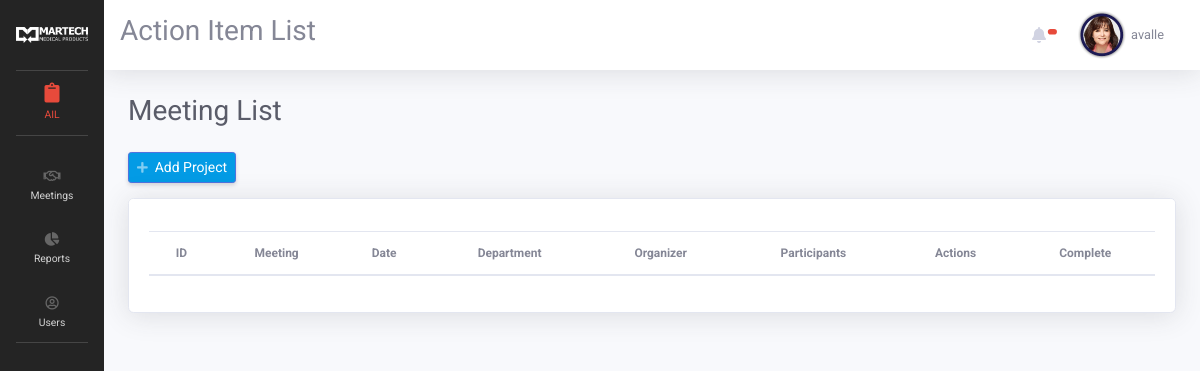
The app's page /ailApp/index.php?page=meeting_list (signed in), older data.
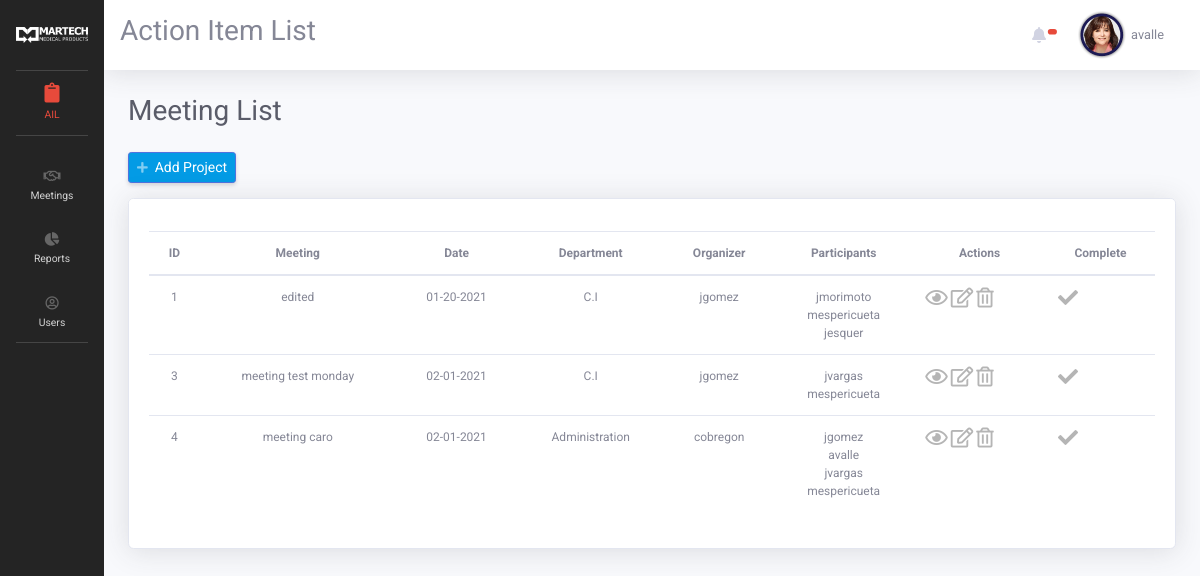
The same page, newer data.
### tables this page shows
CREATE TABLE `meetings` (
  `meeting_id` int(11) NOT NULL,
  `meeting_department_id` int(11) NOT NULL,
  `meeting_name` varchar(255) NOT NULL,
  `meeting_date` date NOT NULL,
  `meeting_active` int(1) NOT NULL DEFAULT 1,
  `meeting_complete` int(1) NOT NULL,
  `meeting_user_id` int(11) NOT NULL
);

CREATE TABLE `departments` (
  `department_id` int(11) NOT NULL,
  `department_name` varchar(255) NOT NULL,
  `department_active` int(1) NOT NULL DEFAULT 1
);

CREATE TABLE `users` (
  `user_id` int(11) NOT NULL COMMENT 'auto incrementing user_id of each user, unique index',
  `user_name` varchar(64) NOT NULL COMMENT 'user''s name, unique',
  `user_password_hash` varchar(255) NOT NULL COMMENT 'user''s password in salted and hashed format',
  `user_email` varchar(64) NOT NULL COMMENT 'user''s email, unique',
  `user_first_name` varchar(255) DEFAULT NULL,
  `user_last_name` varchar(255) DEFAULT NULL,
  `user_employee_number` varchar(255) DEFAULT NULL,
  `user_department` int(11) NOT NULL,
  `user_date` datetime DEFAULT NULL,
  `user_last_update` timestamp NOT NULL DEFAULT current_timestamp() ON UPDATE current_timestamp(),
  `user_phone` varchar(25) DEFAULT NULL,
  `user_areacode` varchar(5) DEFAULT NULL,
  `user_level` int(1) NOT NULL DEFAULT 0,
  `user_image` varchar(255) NOT NULL DEFAULT 'uploads/user_img/noimage.png',
  `user_locked` int(1) NOT NULL DEFAULT 0,
  `user_suspend` int(1) NOT NULL DEFAULT 0,
  `user_active` int(1) NOT NULL DEFAULT 1
);

CREATE TABLE `meeting_attendees` (
  `meeting_attendee_id` int(11) NOT NULL,
  `m_a_meeting_id` int(11) NOT NULL,
  `meeting_user_id` int(11) NOT NULL
);

### ailApp/classes/Login.php (called while the page is built, shortened)
<?php
class Login
{
    public function isQuatroAppUserLoggedIn()
    {
        if (isset($_SESSION['quatroapp_user_login_status']) AND $_SESSION['quatroapp_user_login_status'] == 1) {
            return true;
        }
        return false;
    }
}

### ailApp/settings/settings.php (called while the page is built, shortened)
<?php
if(isset($_GET['page']))
    $page = $_GET['page'];
else
    $page = "";
if($page == "andon_sites" || $page == "trained_supervisor" || $page == "project_list" || $page == "project_view" || $page == "view_update" || $page == "report")
{
    $datatablesop = 2;
}
else
{
    $datatablesop = 1;
}
?>

### ailApp/views/pages/meetings/meeting_list.php (the view, shortened to what this page needs)
<h1 class="h3 mb-4 text-gray-800">Meeting List</h1>
<div style="margin-bottom:15px;">
    <a  href="index.php?page=meeting_add" id="add-newuser" class="d-none d-sm-inline-block btn btn-sm btn-primary shadow-sm" ><i class="fas fa-plus fa-sm text-white-50"></i>&nbsp;&nbsp;Add Project</a>
</div>
<div class="card shadow mb-4">
    <div class="card-header py-3">
    </div>
        <div class="card-body">
            <div style="margin-top:-20px;" class="table-responsive">
            <table  style="font-size: 14px; vertical-align:middle; " class="table  order-column " id="dataTableExcel" width="100%" cellspacing="0">
                <thead style="text-align:center;">
                <tr>
                    <th>ID</th>
                    <th>Meeting</th>
                    <th>Date</th>
                    <th>Department</th>
                    <th>Organizer</th>
                    <th>Participants</th>
                    <th>Actions</th>
                    <th>Complete</th>
                </tr>
                </thead>
                <tbody>
                    <?php
                    if($_SESSION['quatroapp_user_level'] >= 1)
                    {
                        $query = "SELECT * FROM meetings
                        LEFT JOIN departments ON meetings.meeting_department_id = departments.department_id
                        LEFT JOIN users as owner ON meetings.meeting_user_id = owner.user_id
                        WHERE meeting_active = 1 ";
                    }
                    $result = mysqli_query($connection, $query);
                    while($row = mysqli_fetch_array($result)):
                    ?>
                        <tr>
                            <td style="text-align: center;"><?php echo $row['meeting_id'];  ?></td>
                            <td style="text-align: center;"><?php echo $row['meeting_name'];  ?></td>
                            <td style="text-align: center;"><?php echo date('m-d-Y', strtotime($row['meeting_date']));  ?></td>
                            <td style="text-align: center;"><?php echo $row['department_name'];  ?></td>
                            <td style="text-align: center;"><?php echo $row['user_name'];  ?></td>
                            <td style="text-align: center;">
                                <?php
                                    $participants = "SELECT * FROM meeting_attendees
                                    LEFT JOIN users ON meeting_attendees.meeting_user_id = users.user_id
                                    WHERE m_a_meeting_id = {$row['meeting_id']}";
                                    $run_participants = mysqli_query($connection, $participants);
                                    while($row_participants = mysqli_fetch_array($run_participants)):
                                ?>
                                    <?php echo $row_participants['user_name']; ?><br>
                                <?php
                                    endwhile;
                                ?>
                            </td>
                            <td>
                                <a href='index.php?page=meeting_view&meeting_id=<?php echo $row['meeting_id']?>'  class=''  data-cat-name='{$row['user_name']}' data-cat-id='{$row['user_id']}'><i data-toggle='tooltip' data-placement='left' title='View Meeting' style='font-size: 20px; color:#b5b5b5' class='far fa-eye options'></i></a>
                                <a href='index.php?page=meeting_edit&meeting_id=<?php echo $row['meeting_id']?>'  class=''  data-cat-name='{$row['user_name']}' data-cat-id='{$row['user_id']}'><i data-toggle='tooltip' data-placement='left' title='Edit Meeting' style='font-size: 20px; color:#b5b5b5' class='far fa-edit options'></i></a>
                                <a href='index.php?page=meeting_delete&meeting_id=<?php echo $row['meeting_id']?>'  class=''  data-cat-name='{$row['user_name']}' data-cat-id='{$row['user_id']}'><i data-toggle='tooltip' data-placement='left' title='Delete Meeting' style='font-size: 20px; color:#b5b5b5' class='far fa-trash-alt options'></i></a>
                            </td>
                            <td>
                                <a href='index.php?page=meeting_complete&meeting_id=<?php echo $row['meeting_id']?>'  class=''  data-cat-name='{$row['user_name']}' data-cat-id='{$row['user_id']}'><i data-toggle='tooltip' data-placement='left' title='Mark as completed' style='font-size: 20px; color:#b5b5b5' class='fas fa-check options2'></i></a>
                            </td>
                        </tr>
                    <?php endwhile; ?>
                </tbody>
            </table>
        </div>
    </div>
</div>

### ailApp/index.php (shortened to what this page needs)
<?php
require_once("settings/settings.php");
require_once("classes/Login.php");
$login = new Login();
if ($login->isQuatroAppUserLoggedIn() == true)
{
    include("views/logged_in.php");
}
else
{
    include("views/not_logged_in.php");
}

### ailApp/views/includes/header.php (shortened to what this page needs)
<!DOCTYPE html>
<html lang="en">
<head>
  <link href="views/assets/vendor/fontawesome-free/css/all.min.css" rel="stylesheet" type="text/css">
  <link href="views/assets/css/sb-admin-2.css" rel="stylesheet">
  <?php
  if($datatablesop == 2):
  ?>
  <link href="views/assets/vendor/datatablesbutton/datatables.css" rel="stylesheet">
  <link href="views/assets/vendor/datatablesbutton/buttons.css" rel="stylesheet">
  <link href="views/assets/vendor/datatables/fixed.css" rel="stylesheet">
  <?php else: ?>
  <link href="views/assets/vendor/datatables/dataTables.bootstrap4.css" rel="stylesheet">
  <?php endif; ?>
  <link href="views/assets/vendor/datepicker/css/bootstrap-datepicker.css" rel="stylesheet">
  <link href="views/assets/vendor/dropzone/dropzone.css" rel="stylesheet">
  <link href="views/assets/vendor/dropzone/basic.css" rel="stylesheet">
  <link href="views/assets/vendor/bootstrap-slider/slider.css" rel="stylesheet">
  <link href="https://cdn.jsdelivr.net/npm/select2@4.1.0-beta.1/dist/css/select2.min.css" rel="stylesheet" />
</head>

### ailApp/views/includes/sidebar.php (shortened to what this page needs)
<body id="page-top">
  <div id="wrapper">
    <ul class="navbar-nav bg-dark-s sidebar sidebar-dark accordion toggled" id="accordionSidebar">
      <a class="sidebar-brand d-flex align-items-center justify-content-center" href="index.php">
        <img class="img-fluid" src="views/assets/img/Martechlogo.png">
      </a>
      <hr class="sidebar-divider my-0">
      <li class="nav-item">
        <a class="nav-link text-danger" href="index.php">
        <i style="font-size: 20px;" class='fas fa-clipboard text-danger'></i>
          <span>AIL</span></a>
      </li>
      <hr class="sidebar-divider">
      <li class="nav-item">
        <a class="nav-link collapsed" href="#" data-toggle="collapse" data-target="#andonRespond" aria-expanded="true" aria-controls="collapseTwo">
        <i class="far fa-handshake"></i>
        <span>Meetings</span>
        </a>
      </li>
      <li class="nav-item">
        <a class="nav-link collapsed" href="#" data-toggle="collapse" data-target="#andonReports" aria-expanded="true" aria-controls="collapseTwo">
        <i class="fas fa-chart-pie"></i>
        <span>Reports</span>
        </a>
      </li>
      <?php
      if($_SESSION['quatroapp_user_level'] >= 1):
      ?>
      <li class="nav-item">
        <a class="nav-link collapsed" href="#" data-toggle="collapse" data-target="#users" aria-expanded="true" aria-controls="collapseTwo">
        <i class="far fa-user-circle"></i>
        <span>Users</span>
        </a>
      </li>
      <?php
      endif;
      ?>
      <hr class="sidebar-divider d-none d-md-block">
    </ul>

### ailApp/views/includes/topbar.php (shortened to what this page needs)
<div id="content-wrapper" class="d-flex flex-column">
<div id="content">
  <nav class="navbar navbar-expand navbar-light bg-white topbar mb-4 static-top shadow">
    <h3>Action Item List</h3>
    <ul class="navbar-nav ml-auto">
      <li class="nav-item dropdown no-arrow mx-1">
        <a class="nav-link dropdown-toggle" href="#" id="alertsDropdown" role="button" data-toggle="dropdown" aria-haspopup="true" aria-expanded="false">
          <i class="fas fa-bell fa-fw"></i>
          <span style="font-size: 16px;" class="badge badge-danger badge-counter"><div id="alert-num"></div></span>
        </a>
      </li>
      <li class="nav-item dropdown no-arrow">
        <a class="nav-link dropdown-toggle" href="#" id="userDropdown" role="button" data-toggle="dropdown" aria-haspopup="true" aria-expanded="false">
          <img style="width: 50px; height:auto;" class="img-profile rounded-circle" src="<?php echo $_SESSION['quatroapp_user_image'] ?>">&nbsp;
          <span class="mr-2 d-none d-lg-inline text-gray-600 small"><?php echo $_SESSION['quatroapp_user_name']; ?></span>
        </a>
      </li>
    </ul>
  </nav>
  <div class="container-fluid">

### ailApp/views/logged_in.php (shortened to what this page needs)
<?php
require_once("views/includes/header.php");
require_once("views/includes/sidebar.php");
require_once("views/includes/topbar.php");
switch($page)
{
    case "meeting_list":
        include("pages/meetings/meeting_list.php");
    break;
}
require_once("views/includes/footer.php"); ?>

### ailApp/views/includes/footer.php (shortened to what this page needs)
</div>
      </div>
    </div>
  </div>
</body>
</html>

### ailApp/views/includes/header.php (style rules this page uses)
body { font-family: 'Roboto', sans-serif; }
tr { font-size: 12px; }
.btn-primary { background-color: #039be5; }
.table-responsive { width: 100%; }
.card-header { background-color: #fff; border-bottom: #fff; }
td { vertical-align: middle; }
.bg-dark-s { background-color: #242424; }

Row changes from the older to the newer data that the page shows:
added meetings: meeting_id "1", meeting_name "edited", meeting_date "01-20-2021", departments.department_name "C.I", users.user_name "jgomez"
added meeting_attendees: users.user_name "jmorimoto", shown under "1"
added meeting_attendees: users.user_name "mespericueta", shown under "1"
added meeting_attendees: users.user_name "jesquer", shown under "1"
added meetings: meeting_id "3", meeting_name "meeting test monday", meeting_date "02-01-2021", departments.department_name "C.I", users.user_name "jgomez"
added meeting_attendees: users.user_name "jvargas", shown under "3"
added meeting_attendees: users.user_name "mespericueta", shown under "3"
added meetings: meeting_id "4", meeting_name "meeting caro", meeting_date "02-01-2021", departments.department_name "Administration", users.user_name "cobregon"
added meeting_attendees: users.user_name "jgomez", shown under "4"
added meeting_attendees: users.user_name "avalle", shown under "4"
added meeting_attendees: users.user_name "jvargas", shown under "4"
added meeting_attendees: users.user_name "mespericueta", shown under "4"
